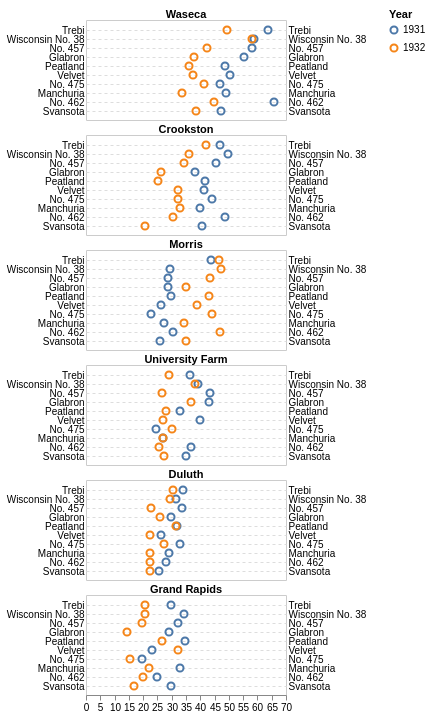

Describe this chart as a Vega-Lite specification.
### Vega specification from a JSON file in a GitHub repository (floating-point values rounded to 4 significant figures)
{"$schema": "https://vega.github.io/schema/vega/v6.json", "description": "Vega's barley trellis: a small-multiples dot plot of yields by site and variety, with each cell's title drawn from the group mark that produced the cell. The data is inlined so the fixture needs no loader.", "width": 200, "padding": 5, "signals": [{"name": "offset", "value": 15}, {"name": "cellHeight", "value": 100}, {"name": "height", "update": "6 * (offset + cellHeight)"}], "data": [{"name": "barley", "values": [{"yield": 27, "variety": "Manchuria", "year": 1931, "site": "University Farm"}, {"yield": 48.87, "variety": "Manchuria", "year": 1931, "site": "Waseca"}, {"yield": 27.43, "variety": "Manchuria", "year": 1931, "site": "Morris"}, {"yield": 39.93, "variety": "Manchuria", "year": 1931, "site": "Crookston"}, {"yield": 32.97, "variety": "Manchuria", "year": 1931, "site": "Grand Rapids"}, {"yield": 28.97, "variety": "Manchuria", "year": 1931, "site": "Duluth"}, {"yield": 43.07, "variety": "Glabron", "year": 1931, "site": "University Farm"}, {"yield": 55.2, "variety": "Glabron", "year": 1931, "site": "Waseca"}, {"yield": 28.77, "variety": "Glabron", "year": 1931, "site": "Morris"}, {"yield": 38.13, "variety": "Glabron", "year": 1931, "site": "Crookston"}, {"yield": 29.13, "variety": "Glabron", "year": 1931, "site": "Grand Rapids"}, {"yield": 29.67, "variety": "Glabron", "year": 1931, "site": "Duluth"}, {"yield": 35.13, "variety": "Svansota", "year": 1931, "site": "University Farm"}, {"yield": 47.33, "variety": "Svansota", "year": 1931, "site": "Waseca"}, {"yield": 25.77, "variety": "Svansota", "year": 1931, "site": "Morris"}, {"yield": 40.47, "variety": "Svansota", "year": 1931, "site": "Crookston"}, {"yield": 29.67, "variety": "Svansota", "year": 1931, "site": "Grand Rapids"}, {"yield": 25.7, "variety": "Svansota", "year": 1931, "site": "Duluth"}, {"yield": 39.9, "variety": "Velvet", "year": 1931, "site": "University Farm"}, {"yield": 50.23, "variety": "Velvet", "year": 1931, "site": "Waseca"}, {"yield": 26.13, "variety": "Velvet", "year": 1931, "site": "Morris"}, {"yield": 41.33, "variety": "Velvet", "year": 1931, "site": "Crookston"}, {"yield": 23.03, "variety": "Velvet", "year": 1931, "site": "Grand Rapids"}, {"yield": 26.3, "variety": "Velvet", "year": 1931, "site": "Duluth"}, {"yield": 36.57, "variety": "Trebi", "year": 1931, "site": "University Farm"}, {"yield": 63.83, "variety": "Trebi", "year": 1931, "site": "Waseca"}, {"yield": 43.77, "variety": "Trebi", "year": 1931, "site": "Morris"}, {"yield": 46.93, "variety": "Trebi", "year": 1931, "site": "Crookston"}, {"yield": 29.77, "variety": "Trebi", "year": 1931, "site": "Grand Rapids"}, {"yield": 33.93, "variety": "Trebi", "year": 1931, "site": "Duluth"}, {"yield": 43.27, "variety": "No. 457", "year": 1931, "site": "University Farm"}, {"yield": 58.1, "variety": "No. 457", "year": 1931, "site": "Waseca"}, {"yield": 28.7, "variety": "No. 457", "year": 1931, "site": "Morris"}, {"yield": 45.67, "variety": "No. 457", "year": 1931, "site": "Crookston"}, {"yield": 32.17, "variety": "No. 457", "year": 1931, "site": "Grand Rapids"}, {"yield": 33.6, "variety": "No. 457", "year": 1931, "site": "Duluth"}, {"yield": 36.6, "variety": "No. 462", "year": 1931, "site": "University Farm"}, {"yield": 65.77, "variety": "No. 462", "year": 1931, "site": "Waseca"}, {"yield": 30.37, "variety": "No. 462", "year": 1931, "site": "Morris"}, {"yield": 48.57, "variety": "No. 462", "year": 1931, "site": "Crookston"}, {"yield": 24.93, "variety": "No. 462", "year": 1931, "site": "Grand Rapids"}, {"yield": 28.1, "variety": "No. 462", "year": 1931, "site": "Duluth"}, {"yield": 32.77, "variety": "Peatland", "year": 1931, "site": "University Farm"}, {"yield": 48.57, "variety": "Peatland", "year": 1931, "site": "Waseca"}, {"yield": 29.87, "variety": "Peatland", "year": 1931, "site": "Morris"}, {"yield": 41.6, "variety": "Peatland", "year": 1931, "site": "Crookston"}, {"yield": 34.7, "variety": "Peatland", "year": 1931, "site": "Grand Rapids"}, {"yield": 32, "variety": "Peatland", "year": 1931, "site": "Duluth"}, {"yield": 24.67, "variety": "No. 475", "year": 1931, "site": "University Farm"}, {"yield": 46.77, "variety": "No. 475", "year": 1931, "site": "Waseca"}, {"yield": 22.6, "variety": "No. 475", "year": 1931, "site": "Morris"}, {"yield": 44.1, "variety": "No. 475", "year": 1931, "site": "Crookston"}, {"yield": 19.7, "variety": "No. 475", "year": 1931, "site": "Grand Rapids"}, {"yield": 33.07, "variety": "No. 475", "year": 1931, "site": "Duluth"}, {"yield": 39.3, "variety": "Wisconsin No. 38", "year": 1931, "site": "University Farm"}, {"yield": 58.8, "variety": "Wisconsin No. 38", "year": 1931, "site": "Waseca"}, {"yield": 29.47, "variety": "Wisconsin No. 38", "year": 1931, "site": "Morris"}, {"yield": 49.87, "variety": "Wisconsin No. 38", "year": 1931, "site": "Crookston"}, {"yield": 34.47, "variety": "Wisconsin No. 38", "year": 1931, "site": "Grand Rapids"}, {"yield": 31.6, "variety": "Wisconsin No. 38", "year": 1931, "site": "Duluth"}, {"yield": 26.9, "variety": "Manchuria", "year": 1932, "site": "University Farm"}, {"yield": 33.47, "variety": "Manchuria", "year": 1932, "site": "Waseca"}, {"yield": 34.37, "variety": "Manchuria", "year": 1932, "site": "Morris"}, {"yield": 32.97, "variety": "Manchuria", "year": 1932, "site": "Crookston"}, {"yield": 22.13, "variety": "Manchuria", "year": 1932, "site": "Grand Rapids"}, {"yield": 22.57, "variety": "Manchuria", "year": 1932, "site": "Duluth"}, {"yield": 36.8, "variety": "Glabron", "year": 1932, "site": "University Farm"}, {"yield": 37.73, "variety": "Glabron", "year": 1932, "site": "Waseca"}, {"yield": 35.13, "variety": "Glabron", "year": 1932, "site": "Morris"}, {"yield": 26.17, "variety": "Glabron", "year": 1932, "site": "Crookston"}, {"yield": 14.43, "variety": "Glabron", "year": 1932, "site": "Grand Rapids"}, {"yield": 25.87, "variety": "Glabron", "year": 1932, "site": "Duluth"}, {"yield": 27.43, "variety": "Svansota", "year": 1932, "site": "University Farm"}, {"yield": 38.5, "variety": "Svansota", "year": 1932, "site": "Waseca"}, {"yield": 35.03, "variety": "Svansota", "year": 1932, "site": "Morris"}, {"yield": 20.63, "variety": "Svansota", "year": 1932, "site": "Crookston"}, {"yield": 16.63, "variety": "Svansota", "year": 1932, "site": "Grand Rapids"}, {"yield": 22.23, "variety": "Svansota", "year": 1932, "site": "Duluth"}, {"yield": 26.8, "variety": "Velvet", "year": 1932, "site": "University Farm"}, {"yield": 37.4, "variety": "Velvet", "year": 1932, "site": "Waseca"}, {"yield": 38.83, "variety": "Velvet", "year": 1932, "site": "Morris"}, {"yield": 32.07, "variety": "Velvet", "year": 1932, "site": "Crookston"}, {"yield": 32.23, "variety": "Velvet", "year": 1932, "site": "Grand Rapids"}, {"yield": 22.47, "variety": "Velvet", "year": 1932, "site": "Duluth"}, {"yield": 29.07, "variety": "Trebi", "year": 1932, "site": "University Farm"}, {"yield": 49.23, "variety": "Trebi", "year": 1932, "site": "Waseca"}, {"yield": 46.63, "variety": "Trebi", "year": 1932, "site": "Morris"}, {"yield": 41.83, "variety": "Trebi", "year": 1932, "site": "Crookston"}, {"yield": 20.63, "variety": "Trebi", "year": 1932, "site": "Grand Rapids"}, {"yield": 30.6, "variety": "Trebi", "year": 1932, "site": "Duluth"}, {"yield": 26.43, "variety": "No. 457", "year": 1932, "site": "University Farm"}, {"yield": 42.2, "variety": "No. 457", "year": 1932, "site": "Waseca"}, {"yield": 43.53, "variety": "No. 457", "year": 1932, "site": "Morris"}, {"yield": 34.33, "variety": "No. 457", "year": 1932, "site": "Crookston"}, {"yield": 19.47, "variety": "No. 457", "year": 1932, "site": "Grand Rapids"}, {"yield": 22.7, "variety": "No. 457", "year": 1932, "site": "Duluth"}, {"yield": 25.57, "variety": "No. 462", "year": 1932, "site": "University Farm"}, {"yield": 44.7, "variety": "No. 462", "year": 1932, "site": "Waseca"}, {"yield": 47, "variety": "No. 462", "year": 1932, "site": "Morris"}, {"yield": 30.53, "variety": "No. 462", "year": 1932, "site": "Crookston"}, {"yield": 19.9, "variety": "No. 462", "year": 1932, "site": "Grand Rapids"}, {"yield": 22.5, "variety": "No. 462", "year": 1932, "site": "Duluth"}, {"yield": 28.07, "variety": "Peatland", "year": 1932, "site": "University Farm"}, {"yield": 36.03, "variety": "Peatland", "year": 1932, "site": "Waseca"}, {"yield": 43.2, "variety": "Peatland", "year": 1932, "site": "Morris"}, {"yield": 25.23, "variety": "Peatland", "year": 1932, "site": "Crookston"}, {"yield": 26.77, "variety": "Peatland", "year": 1932, "site": "Grand Rapids"}, {"yield": 31.37, "variety": "Peatland", "year": 1932, "site": "Duluth"}, {"yield": 30, "variety": "No. 475", "year": 1932, "site": "University Farm"}, {"yield": 41.27, "variety": "No. 475", "year": 1932, "site": "Waseca"}, {"yield": 44.23, "variety": "No. 475", "year": 1932, "site": "Morris"}, {"yield": 32.13, "variety": "No. 475", "year": 1932, "site": "Crookston"}, {"yield": 15.23, "variety": "No. 475", "year": 1932, "site": "Grand Rapids"}, {"yield": 27.37, "variety": "No. 475", "year": 1932, "site": "Duluth"}, {"yield": 38, "variety": "Wisconsin No. 38", "year": 1932, "site": "University Farm"}, {"yield": 58.17, "variety": "Wisconsin No. 38", "year": 1932, "site": "Waseca"}, {"yield": 47.17, "variety": "Wisconsin No. 38", "year": 1932, "site": "Morris"}, {"yield": 35.9, "variety": "Wisconsin No. 38", "year": 1932, "site": "Crookston"}, {"yield": 20.67, "variety": "Wisconsin No. 38", "year": 1932, "site": "Grand Rapids"}, {"yield": 29.33, "variety": "Wisconsin No. 38", "year": 1932, "site": "Duluth"}]}], "scales": [{"name": "gscale", "type": "band", "range": [0, {"signal": "height"}], "round": true, "domain": {"data": "barley", "field": "site", "sort": {"field": "yield", "op": "median", "order": "descending"}}}, {"name": "xscale", "type": "linear", "nice": true, "range": "width", "round": true, "domain": {"data": "barley", "field": "yield"}}, {"name": "cscale", "type": "ordinal", "range": "category", "domain": {"data": "barley", "field": "year"}}], "axes": [{"orient": "bottom", "scale": "xscale", "zindex": 1}], "legends": [{"stroke": "cscale", "title": "Year", "padding": 4, "encode": {"symbols": {"enter": {"strokeWidth": {"value": 2}, "size": {"value": 50}}}}}], "marks": [{"name": "site", "type": "group", "from": {"facet": {"data": "barley", "name": "sites", "groupby": "site"}}, "encode": {"enter": {"y": {"scale": "gscale", "field": "site", "offset": {"signal": "offset"}}, "height": {"signal": "cellHeight"}, "width": {"signal": "width"}, "stroke": {"value": "#ccc"}}}, "scales": [{"name": "yscale", "type": "point", "range": [0, {"signal": "cellHeight"}], "padding": 1, "round": true, "domain": {"data": "barley", "field": "variety", "sort": {"field": "yield", "op": "median", "order": "descending"}}}], "axes": [{"orient": "left", "scale": "yscale", "tickSize": 0, "domain": false, "grid": true, "encode": {"grid": {"enter": {"strokeDash": {"value": [3, 3]}}}}}, {"orient": "right", "scale": "yscale", "tickSize": 0, "domain": false}], "marks": [{"type": "symbol", "from": {"data": "sites"}, "encode": {"enter": {"x": {"scale": "xscale", "field": "yield"}, "y": {"scale": "yscale", "field": "variety"}, "stroke": {"scale": "cscale", "field": "year"}, "strokeWidth": {"value": 2}, "size": {"value": 50}}}}]}, {"type": "text", "from": {"data": "site"}, "encode": {"enter": {"x": {"field": "width", "mult": 0.5}, "y": {"field": "y"}, "fontSize": {"value": 11}, "fontWeight": {"value": "bold"}, "text": {"field": "datum.site"}, "align": {"value": "center"}, "baseline": {"value": "bottom"}, "fill": {"value": "#000"}}}}]}
